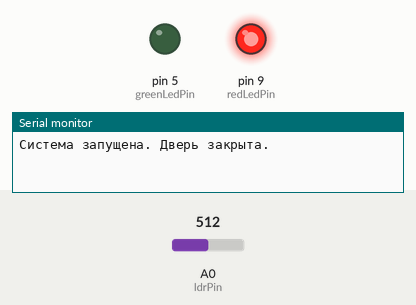
This sketch was run on a simulated Arduino Uno, built with avr-gcc and run on an emulated ATmega328P. Shown: output pins drawn as LEDs (lit = HIGH), the last lines printed to the serial monitor. Inputs (shaded band) come from the test bench; at power-on: A0 (ldrPin) = 512.

Above: at 1.2 s.
1.3 s: A0 (ldrPin) set to 528
At 1.6 s:
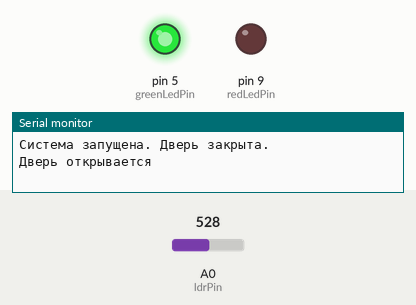
2.8 s: A0 (ldrPin) set to 511
At 4.4 s:
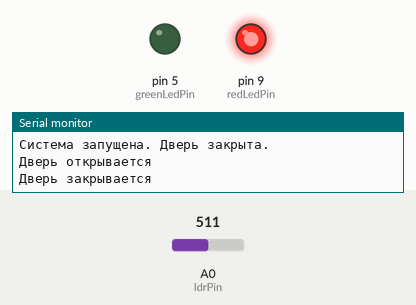
4.8 s: A0 (ldrPin) set to 716
At 5.6 s:
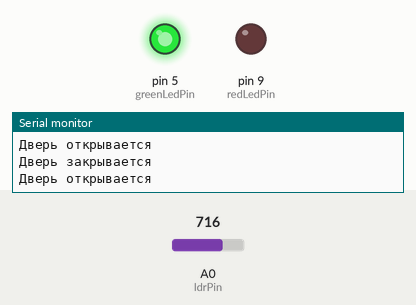
6.3 s: A0 (ldrPin) set to 502
At 7.1 s:
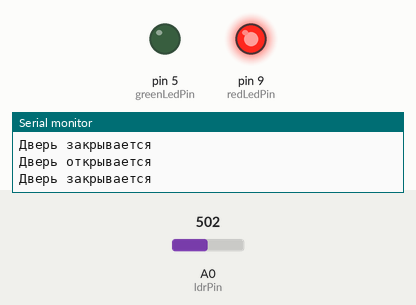
Timing chart, 0 to 9.3 s (numbered marks = the images above; inputs shaded):
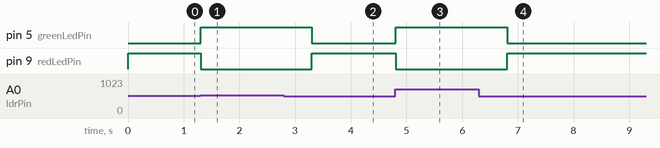

Measured:
- the behaviour switches between 512 and 513 on A0 (ldrPin) (found by bisection; images 0 and 1)
- after the input at 1.3 s, pin 5 (greenLedPin): LOW → HIGH at once; pin 9 (redLedPin): HIGH → LOW at once
- after the input at 2.8 s, pin 5 (greenLedPin): HIGH → LOW after 0.50 s; pin 9 (redLedPin): LOW → HIGH after 0.50 s
- after the input at 4.8 s, pin 5 (greenLedPin): LOW → HIGH at once; pin 9 (redLedPin): HIGH → LOW at once
- after the input at 6.3 s, pin 5 (greenLedPin): HIGH → LOW after 0.51 s; pin 9 (redLedPin): LOW → HIGH after 0.51 s

The sketch:

sketch.ino
```cpp
const int redLedPin = 9;
const int greenLedPin = 5;
const int ldrPin = A0;

// const float GAMMA = 0.7;
// const float RL10 = 50;

const unsigned long openDuration = 2000;

void setup() {
  pinMode(redLedPin, OUTPUT);
  pinMode(greenLedPin, OUTPUT);

  Serial.begin(9600);

  digitalWrite(redLedPin, HIGH);
  digitalWrite(greenLedPin, LOW);
  Serial.println("Система запущена. Дверь закрыта.");
}

bool isDoorOpen = false;

void loop() {
  int analogValue = analogRead(A0);
  // float voltage = analogValue / 1024. * 5;
  // float resistance = 2000 * voltage / (1 - voltage / 5);
  // float lux = pow(RL10 * 1e3 * pow(10, GAMMA) / resistance, (1 / GAMMA));

  if (analogValue > 512) {
    if (!isDoorOpen) {
      digitalWrite(redLedPin, LOW);
      digitalWrite(greenLedPin, HIGH);

      Serial.println("Дверь открывается");
      isDoorOpen = true;
    }

    delay(openDuration);
  } else {
    if (isDoorOpen) {
      digitalWrite(redLedPin, HIGH);
      digitalWrite(greenLedPin, LOW);

      Serial.println("Дверь закрывается");
      isDoorOpen = false;
    }
    delay(100);
  }
}
```
